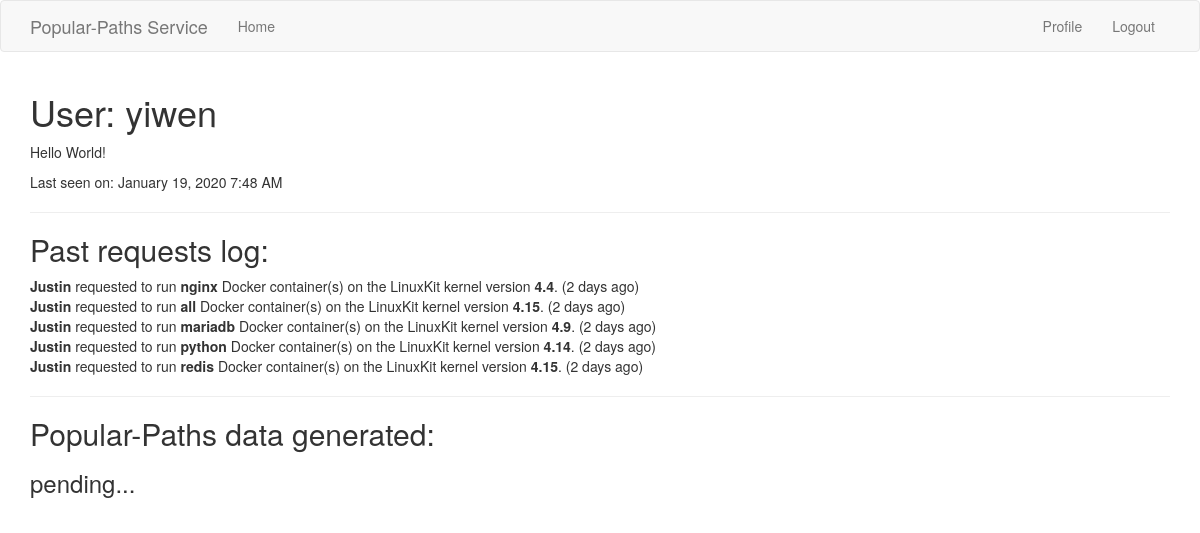
The app's page /user/yiwen (signed in) with its own data.
### app/models.py (models this page shows, shortened)
class User(UserMixin, db.Model):
    id = db.Column(db.Integer, primary_key=True)
    username = db.Column(db.String(64), index=True, unique=True)
    email = db.Column(db.String(120), index=True, unique=True)
    password_hash = db.Column(db.String(128))
    posts = db.relationship('Post', backref='author', lazy='dynamic')
    task = db.relationship('Task', backref='user', lazy='dynamic')
    about_me = db.Column(db.String(140))
    last_seen = db.Column(db.DateTime, default=datetime.utcnow)
    def get_all_posts(self):
        return Post.query.filter_by(user_id=self.id).all()

class Post(db.Model):
    id = db.Column(db.Integer, primary_key=True)
    body = db.Column(db.String(140))
    kernel_version = db.Column(db.String(100))
    container = db.Column(db.String(100))
    timestamp = db.Column(db.DateTime, index=True, default=datetime.utcnow)
    user_id = db.Column(db.Integer, db.ForeignKey('user.id'))

### app/routes.py (the view)
@app.route('/user/<username>')
@login_required
def user(username):
    user = User.query.filter_by(username=username).first_or_404()
    posts = current_user.get_all_posts()
    return render_template('user.html', user=user, posts=posts)

### app/models.py (called while the page is built)
@login.user_loader
def load_user(id):
    return User.query.get(int(id))

### app/routes.py (called while the page is built)
@app.before_request
def before_request():
    if current_user.is_authenticated:
        current_user.last_seen = datetime.utcnow()
        db.session.commit()

### app/templates/user.html (shortened to what this page needs)
{% extends "base.html" %}
{% block app_content %}
    <h1>User: {{ user.username }}</h1>
    {% if user.about_me %}<p>{{ user.about_me }}</p>{% endif %}
    {% if user.last_seen %}<p>Last seen on: {{ moment(user.last_seen).format('LLL') }}</p>{% endif %}
    <hr>
    <h2>Past requests log:</h2>
    {% for post in posts %}
        {% include '_post.html' %}
    {% endfor %}
    <hr>
    <h2> Popular-Paths data generated:</h2>
    <h3> pending...</h3>
{% endblock %}

### app/templates/_post.html
    <table>
        <tr valign="top">
            <td><b>{{ post.author.username }}</b> requested to run <b>{{ post.container }}</b> Docker container(s) on the LinuxKit kernel version <b>{{ post.kernel_version}}</b>.   ({{ moment(post.timestamp).fromNow() }})</td>
        </tr>
    </table>

### records on screen
User: username "yiwen", about_me "Hello World!", last_seen "January 19, 2020 7:48 AM"
Post: author.username "Justin", container "nginx", kernel_version "4.4", timestamp "2 days ago"
Post: author.username "Justin", container "all", kernel_version "4.15", timestamp "2 days ago"
Post: author.username "Justin", container "mariadb", kernel_version "4.9", timestamp "2 days ago"
Post: author.username "Justin", container "python", kernel_version "4.14", timestamp "2 days ago"
Post: author.username "Justin", container "redis", kernel_version "4.15", timestamp "2 days ago"
